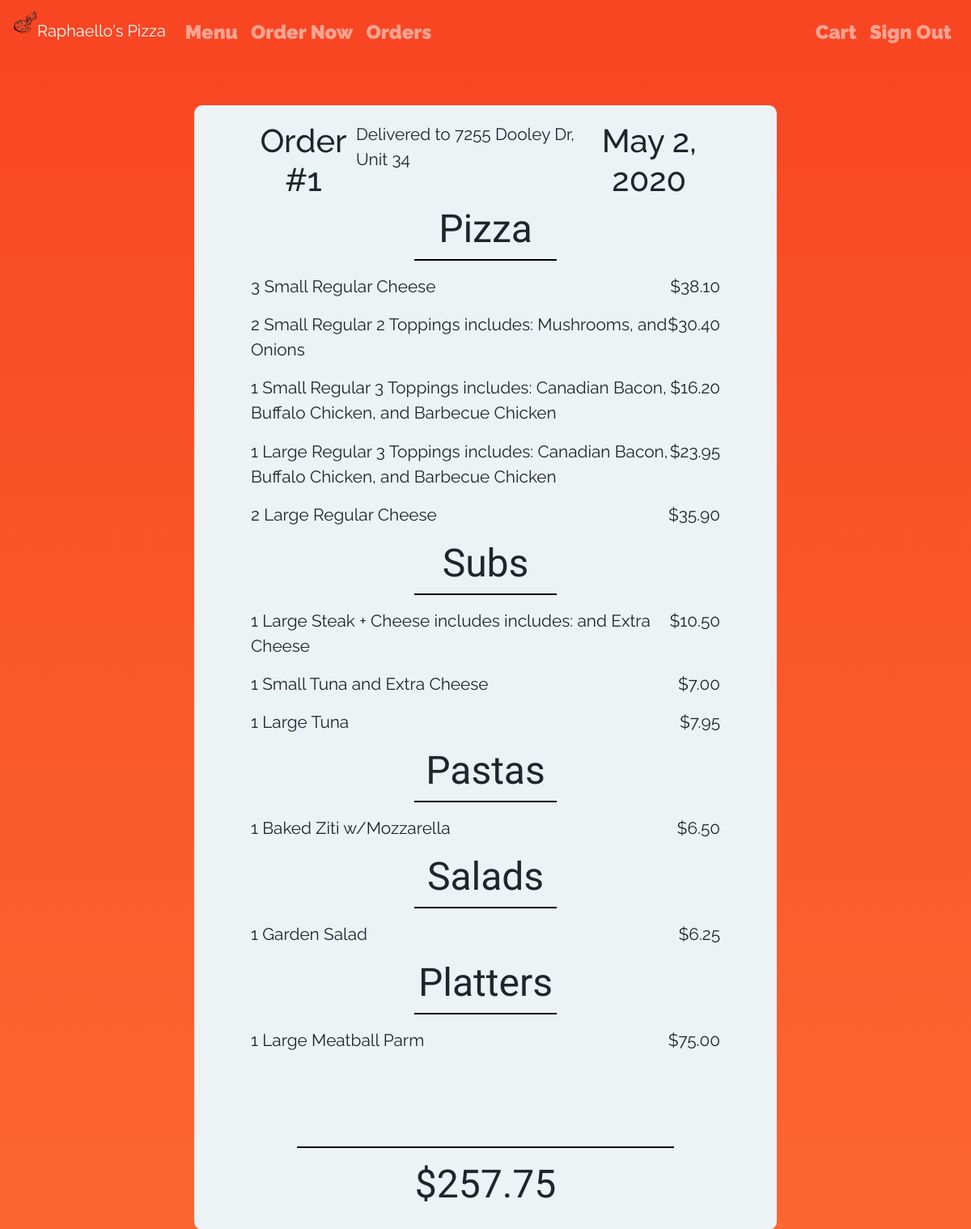
Page /orders/1/ (signed in) on the committed database.
### myorders/models.py (models this page shows)
class Order(models.Model):
    pizzas = models.ManyToManyField(to="orders.Pizza", blank=True)
    subs = models.ManyToManyField(to="orders.Sub", blank=True)
    pastas = models.ManyToManyField(to="orders.Pasta", blank=True)
    salads = models.ManyToManyField(to="orders.Salad", blank=True)
    platters = models.ManyToManyField(to="orders.Platter", blank=True)
    address = models.CharField(max_length=120, blank=True)
    date_time = models.DateField(null=False, blank=False, auto_now_add=True)
    order_status = models.CharField(max_length=30)
    user = models.ForeignKey(User, on_delete=models.CASCADE)

### orders/models.py (models this page shows, shortened)
class Pizza(models.Model):
    PIZZA_PRICE = {
        'Regular': {
            'Cheese': {
                'Small': 12.70,
                'Large': 17.95
            },
            '1 Topping': {
                'Small': 13.70,
                'Large': 19.95
            },
            '2 Toppings': {
                'Small': 15.20,
                'Large': 21.95
            },
            '3 Toppings': {
                'Small': 16.20,
                'Large': 23.95
            },
            'Special': {
                'Small': 17.75,
                'Large': 25.95
            }
        },
        'Sicilian': {
            'Cheese': {
                'Small': 24.45,
                'Large': 38.70
            },
            '1 Topping': {
                'Small': 26.45,
                'Large': 40.70
            },
            '2 Toppings': {
                'Small': 28.45,
                'Large': 42.70
            },
            '3 Toppings': {
                'Small': 29.45,
                'Large': 44.70
            },
            'Special': {
                'Small': 30.45,
                'Large': 45.70
            }
        }
    }
    PIZZA_CLASS = (
        ('Regular', 'Regular'),
        ('Sicilian', 'Sicilian')
    )
    pizza_class = models.CharField(max_length=10, choices=PIZZA_CLASS, default='Regular')
    PIZZA_TYPE = (
        ('Cheese', 'Cheese'),
        ('Special', 'Special'),
        ('1 Topping', '1 Topping'),
        ('2 Toppings', '2 Toppings'),
        ('3 Toppings', '3 Toppings')
    )
    pizza_type = models.CharField(max_length=10, choices=PIZZA_TYPE, default='Cheese')
    PIZZA_SIZE = (
        ('Small', 'Small'),
        ('Large', 'Large')
    )
    size = models.CharField(max_length=7, choices=PIZZA_SIZE, default='Small')
    pizza_toppings = models.ManyToManyField(Topping, blank=True)
    quantity = models.IntegerField(default=1, validators=[MinValueValidator(1)])
    orders = models.ForeignKey(to="myorders.Order", on_delete=models.CASCADE)
    @property
    def price(self):
        pizza_price = Pizza.PIZZA_PRICE[self.pizza_class][self.pizza_type][self.size] * self.quantity
        return '${:.2f}'.format(pizza_price)
    @property
    def price_num(self):
        return Pizza.PIZZA_PRICE[self.pizza_class][self.pizza_type][self.size] * self.quantity

class Topping(models.Model):
    TOPPINGS = [
        'Pepperoni',
        'Sausage',
        'Mushrooms',
        'Onions',
        'Ham',
        'Canadian Bacon',
        'Pineapple',
        'Eggplant',
        'Tomato & Basil',
        'Green Peppers',
        'Hamburger',
        'Spinach',
        'Artichoke',
        'Buffalo Chicken',
        'Barbecue Chicken',
        'Anchovies',
        'Black Olives',
        'Fresh Garlic',
        'Zucchini'
    ]
    toppings = models.CharField(max_length=25)
    def __str__(self):
        return f"{self.toppings}"

class Sub(models.Model):
    SUB_PRICE = {
        'Cheese': {
            'Small': 6.50,
            'Large': 7.95
        },
        'Italian': {
            'Small': 6.50,
            'Large': 7.95
        },
        'Ham + Cheese': {
            'Small': 6.50,
            'Large': 7.95
        },
        'Meatball': {
            'Small': 6.50,
            'Large': 7.95
        },
        'Tuna': {
            'Small': 6.50,
            'Large': 7.95
        },
        'Turkey': {
            'Small': 7.50,
            'Large': 8.50
        },
        'Chicken Parmigiana': {
            'Small': 7.50,
            'Large': 8.50
        },
        'Eggplant Parmigiana': {
            'Small': 6.50,
            'Large': 7.95
        },
        'Steak': {
            'Small': 6.50,
            'Large': 7.95
        },
        'Steak + Cheese': {
            'Small': 6.95,
            'Large': 8.50
        },
        'Sausage, Peppers & Onions': {
            'Small': 8.50,
            'Large': 8.50
        },
        'Hamburger': {
            'Small': 4.60,
            'Large': 6.95
        },
        'Cheeseburger': {
            'Small': 5.10,
            'Large': 7.45
        },
        'Fried Chicken': {
            'Small': 6.95,
            'Large': 8.50
        },
        'Veggie': {
            'Small': 6.95,
            'Large': 8.50
        }
    }
    SUB_TYPE = (
        ('Cheese', 'Cheese'),
        ('Italian', 'Italian'),
        ('Ham + Cheese', 'Ham + Cheese'),
        ('Meatball', 'Meatball'),
        ('Tuna', 'Tuna'),
        ('Turkey', 'Turkey'),
        ('Chicken Parmigiana', 'Chicken Parmigiana'),
        ('Eggplant Parmigiana', 'Eggplant Parmigiana'),
        ('Steak', 'Steak'),
        ('Steak + Cheese', 'Steak + Cheese'),
        ('Sausage, Peppers & Onions', 'Sausage, Peppers & Onions'),
        ('Hamburger', 'Hamburger'),
        ('Cheeseburger', 'Cheeseburger'),
        ('Fried Chicken', 'Fried Chicken'),
        ('Veggie', 'Veggie')
    )
    sub_type = models.CharField(max_length=30, choices=SUB_TYPE, default='Cheese')
    SUB_SIZE = (
        ('Small', 'Small'),
        ('Large', 'Large')
    )
    size = models.CharField(max_length=7, choices=SUB_SIZE, default='Small')
    sub_toppings = models.ManyToManyField(Topping, blank=True)
    extra_cheese = models.BooleanField()
    quantity = models.IntegerField(default=1, validators=[MinValueValidator(1)])
    orders = models.ForeignKey(to="myorders.Order", on_delete=models.CASCADE)
    @property
    def price(self):
        sub_price = Sub.SUB_PRICE[self.sub_type][self.size]
        sub_price += len(self.sub_toppings.all())*0.50
        if self.extra_cheese:
            sub_price += 0.50
        sub_price *= self.quantity
        return '${:.2f}'.format(sub_price)
    @property
    def price_num(self):
        sub_price = Sub.SUB_PRICE[self.sub_type][self.size]
        sub_price += len(self.sub_toppings.all())*0.50
        if self.extra_cheese:
            sub_price += 0.50
        sub_price *= self.quantity
        return sub_price

class Pasta(models.Model):
    PASTA_PRICE = {
        "Baked Ziti w/Mozzarella": 6.50,
        "Baked Ziti w/Meatballs": 8.75,
        "Baked Ziti w/Chicken": 9.75
    }
    PASTA_TYPE = (
        ('Baked Ziti w/Mozzarella', 'Baked Ziti w/Mozzarella'),
        ('Baked Ziti w/Meatballs', 'Baked Ziti w/Meatballs'),
        ('Baked Ziti w/Chicken', 'Baked Ziti w/Chicken')
    )
    pasta_type = models.CharField(max_length=25, choices=PASTA_TYPE, default='Baked Ziti w/Mozzarella')
    quantity = models.IntegerField(default=1, validators=[MinValueValidator(1)])
    orders = models.ForeignKey(to="myorders.Order", on_delete=models.CASCADE)
    @property
    def price(self):
        pasta_price = Pasta.PASTA_PRICE[self.pasta_type] * self.quantity
        return '${:.2f}'.format(pasta_price)
    @property
    def price_num(self):
        return Pasta.PASTA_PRICE[self.pasta_type] * self.quantity

class Salad(models.Model):
    SALAD_PRICE = {
        'Garden Salad': 6.25,
        'Greek Salad': 8.25,
        'Antipasto': 8.25,
        'Salad w/Tuna': 8.25
    }
    SALAD_TYPE = (
        ('Garden Salad', 'Garden Salad'),
        ('Greek Salad', 'Greek Salad'),
        ('Antipasto', 'Antipasto'),
        ('Salad w/Tuna', 'Salad w/Tuna')
    )
    salad_type = models.CharField(max_length=12, choices=SALAD_TYPE, default='Garden Salad')
    quantity = models.IntegerField(default=1, validators=[MinValueValidator(1)])
    orders = models.ForeignKey(to="myorders.Order", on_delete=models.CASCADE)
    @property
    def price(self):
        salad_price = Salad.SALAD_PRICE[self.salad_type] * self.quantity
        return '${:.2f}'.format(salad_price)
    @property
    def price_num(self):
        return Salad.SALAD_PRICE[self.salad_type] * self.quantity

class Platter(models.Model):
    PLATTER_PRICE = {
        'Garden Salad': {
            'Small': 40.00,
            'Large': 65.00
        },
        'Greek Salad': {
            'Small': 50.00,
            'Large': 75.00
        },
        'Antipasto': {
            'Small': 50.00,
            'Large': 75.00
        },
        'Baked Ziti': {
            'Small': 40.00,
            'Large': 65.00
        },
        'Meatball Parm': {
            'Small': 50.00,
            'Large': 75.00
        },
        'Chicken Parm': {
            'Small': 55.00,
            'Large': 85.00
        }
    }
    PLATTER_TYPE = (
        ('Garden Salad', 'Garden Salad'),
        ('Greek Salad', 'Greek Salad'),
        ('Antipasto', 'Antipasto'),
        ('Baked Ziti', 'Baked Ziti'),
        ('Meatball Parm', 'Meatball Parm'),
        ('Chicken Parm', 'Chicken Parm')
    )
    platter_type = models.CharField(max_length=20, choices=PLATTER_TYPE, default='Garden Salad')
    PLATTER_SIZE = (
        ('Small', 'Small'),
        ('Large', 'Large')
    )
    size = models.CharField(max_length=6, choices=PLATTER_SIZE, default='Small')
    quantity = models.IntegerField(default=1, validators=[MinValueValidator(1)])
    orders = models.ForeignKey(to="myorders.Order", on_delete=models.CASCADE)
    @property
    def price(self):
        platter_price = Platter.PLATTER_PRICE[self.platter_type][self.size] * self.quantity
        return '${:.2f}'.format(platter_price)
    @property
    def price_num(self):
        return Platter.PLATTER_PRICE[self.platter_type][self.size] * self.quantity

### myorders/views.py (the view)
# urls.py: path("orders/<str:args>/", views.view_order, name="view_order")
@login_required
def view_order(request, args):
    order = Order.objects.filter(id=args).first()
    context = {
        "pizzas": Pizza.objects.filter(orders=order),
        "subs": Sub.objects.filter(orders=order),
        "pastas": Pasta.objects.filter(orders=order),
        "salads": Salad.objects.filter(orders=order),
        "platters": Platter.objects.filter(orders=order),
        "order": order
    }
    price = getPrice(context)
    context["price"] = price
    return render(request, "myorders/the-order.html", context)

### myorders/views.py (called while the page is built)
def getPrice(con):
    price = 0
    for x in con["pizzas"]:
        price += x.price_num
    for x in con["subs"]:
        price += x.price_num
    for x in con["pastas"]:
        price += x.price_num
    for x in con["salads"]:
        price += x.price_num
    for x in con["platters"]:
        price += x.price_num
    return price

### myorders/templates/myorders/the-order.html (shortened to what this page needs)
{% extends "orders/base.html" %}
{% load static %}
{% block style %}
<link rel="stylesheet" type="text/css" href="{% static 'theorder/style.css' %}">
{% endblock %}
{% block body %}
<div id="cart-background">
    <div class="title">
        <h1>Order #{{order.id}}</h1>
        <p>Delivered to {{order.address}}</p>
        <h1>{{order.date_time}}</h1>
    </div>
    {% if pizzas %}
    <h2>Pizza</h2>
    <hr />
    {% for x in pizzas %}
    <div class="order-item">
        <p>
            {{x.quantity}}
            {{x.size}}
            {{x.pizza_class}}
            {{x.pizza_type}}
            {% if x.pizza_toppings.all.count > 1 %}
            includes:
            {% for t in x.pizza_toppings.all %}
            {% if forloop.counter0|add:"1" < x.pizza_toppings.all.count %}
            {{t}},
            {% else %}
            and {{t}}
            {% endif %}
            {% endfor %}
            {% endif %}
        </p>
        <p>{{x.price}}</p>
    </div>
    {% endfor %}
    {% endif %}
    {% if subs %}
    <h2>Subs</h2>
    <hr />
    {% for x in subs %}
    <div class="order-item">
        <p>
            {{x.quantity}}
            {{x.size}}
            {{x.sub_type}}
            {% if x.sub_toppings.all.count > 1 %}
            includes
            includes:
            {% endif %}
            {% if x.extra_cheese == True %}
            and Extra Cheese
            {% endif %}
        </p>
        <p>{{x.price}}</p>
    </div>
    {% endfor %}
    {% endif %}
    {% if pastas %}
    <h2>Pastas</h2>
    <hr />
    {% for x in pastas %}
    <div class="order-item">
        <p>
            {{x.quantity}}
            {{x.pasta_type}}
        </p>
        <p>{{x.price}}</p>
    </div>
    {% endfor %}
    {% endif %}
    {% if salads %}
    <h2>Salads</h2>
    <hr />
    {% for x in salads %}
    <div class="order-item">
        <p>
            {{x.quantity}}
            {{x.salad_type}}
        </p>
        <p>{{x.price}}</p>
    </div>
    {% endfor %}
    {% endif %}
    {% if platters %}
    <h2>Platters</h2>
    <hr />
    {% for x in platters %}
    <div class="order-item">
        <p>
            {{x.quantity}}
            {{x.size}}
            {{x.platter_type}}
        </p>
        <p>{{x.price}}</p>
    </div>
    {% endfor %}
    {% endif %}
    {% if pizzas or subs or pastas or salads or platters %}
    <hr class="hr-total" />
    <h2>${{price}}</h2>
    {% endif %}
</div>
{% endblock %}

### orders/templates/orders/base.html (shortened to what this page needs)
<!DOCTYPE html>
<html>
<head>
    <link rel="stylesheet" href="https://stackpath.bootstrapcdn.com/bootstrap/4.3.1/css/bootstrap.min.css"
>
    {% load static %}
    {% block style %}{% endblock %}
</head>
<body>
    {% if request.user.is_authenticated %}
        <nav class="navbar navbar-expand-lg navbar-dark transparent navbar">
            <a class="navbar-brand" href="/"><img class="mb-4" src="{% static 'img/pizza.png' %}" alt="" width="30"
                    height="30">Raphaello's Pizza</a>
            <div class="collapse navbar-collapse" id="navbarNav">
                <ul class="navbar-nav">
                    <li class="nav-item"><a class="nav-link" href="{% url 'menu' %}"
                        style="font-weight: 900; font-size: 1.5em;">Menu</a></li>
                    <li class="nav-item"><a class="nav-link" href="{% url 'create_order' %}"
                        style="font-weight: 900; font-size: 1.5em;">Order Now</a></li>
                    <li class="nav-item"><a class="nav-link" href="{% url 'orders' %}"
                            style="font-weight: 900; font-size: 1.5em;">Orders</a></li>
                </ul>
                <ul class="navbar-nav ml-auto">
                    <li class="nav-item"><a class="nav-link" href="{% url 'checkout' %}"
                            style="font-weight: 900; font-size: 1.5em;">Cart</a></li>
                    <li class="nav-item"><a class="nav-link" href="{% url 'logout' %}"
                        style="font-weight: 900; font-size: 1.5em;">Sign Out</a>
                    </li>
                </ul>
            </div>
        </nav>
    {% endif %}
    {% block body %}
    {% endblock %}
</body>
</html>

### myorders/static/theorder/style.css (style rules this page uses)
html, body { background-repeat: no-repeat; background-attachment: fixed; background: linear-gradient(#F84522, #FB6730) !important; height: 100%; font-family: 'Raleway', sans-serif; }
p { font-size: 1.3em; }
#cart-background { display: flex; flex-direction: column; justify-content: center; width: 60%; margin: 50px auto; background-color: #edf2f5; padding: 20px 70px; border-radius: 10px; }
h1 { text-align: center; }
h2 { font-size: 3em; text-align: center; font-family: 'Spicy Rice', cursive; }
hr { margin-top: 0; background: black; border: 1px ridge black; width: 30%; }
.order-item { display: flex; flex-direction: row; justify-content: space-between; }
.title { display: flex; flex-direction: row; justify-content: space-between; }
.hr-total { margin-top: 100px; width: 80%; }

### rows in the picture
Order: id "1", address "7255 Dooley Dr, Unit 34", date_time "May 2, 2020"
Pizza: quantity "3", size "Small", pizza_class "Regular", pizza_type "Cheese", price "$38.10"
Pizza: quantity "2", size "Small", pizza_class "Regular", pizza_type "2 Toppings", price "$30.40"
Topping: toppings "Mushrooms"
Topping: toppings "Onions"
Pizza: quantity "1", size "Small", pizza_class "Regular", pizza_type "3 Toppings", price "$16.20"
Topping: toppings "Canadian Bacon"
Topping: toppings "Buffalo Chicken"
Topping: toppings "Barbecue Chicken"
Pizza: quantity "1", size "Large", pizza_class "Regular", pizza_type "3 Toppings", price "$23.95"
Pizza: quantity "2", size "Large", pizza_class "Regular", pizza_type "Cheese", price "$35.90"
Sub: quantity "1", size "Large", sub_type "Steak + Cheese", shows "includes includes:", shows "and Extra Cheese", price "$10.50"
Sub: quantity "1", size "Small", sub_type "Tuna", shows "and Extra Cheese", price "$7.00"
Sub: quantity "1", size "Large", sub_type "Tuna", price "$7.95"
Pasta: quantity "1", pasta_type "Baked Ziti w/Mozzarella", price "$6.50"
Salad: quantity "1", salad_type "Garden Salad", price "$6.25"
Platter: quantity "1", size "Large", platter_type "Meatball Parm", price "$75.00"

### other values in the picture
{{ price }} "257.75"
